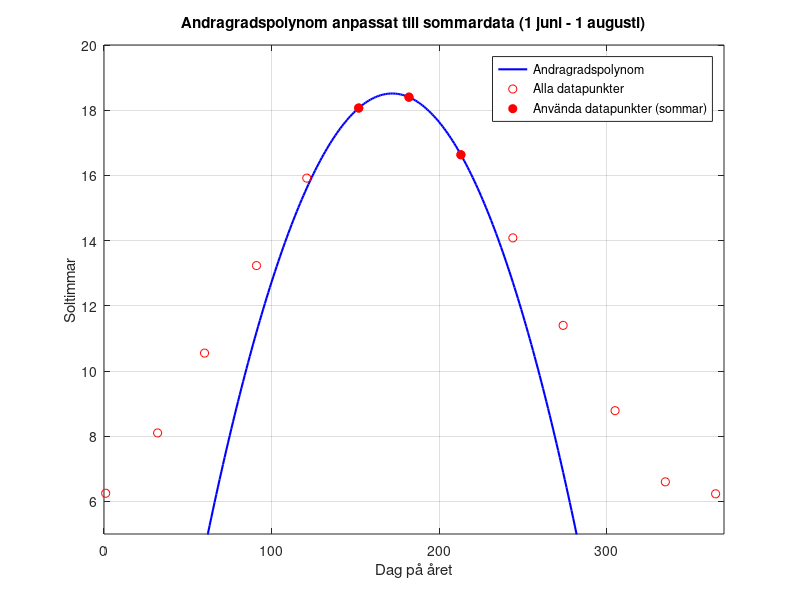

Write the MATLAB code that produced this figure.
clc, clearvars
% Definiera alla datapunkter för plottning
x_all = [1, 32, 60, 91, 121, 152, 182, 213, 244, 274, 305, 335, 365];
hours = [6, 8, 10, 13, 15, 18, 18, 16, 14, 11, 8, 6, 6];
minutes = [15, 6, 33, 14, 55, 4, 24, 38, 5, 24, 47, 36, 14];
y_all = hours + minutes/60;

% Välj ut data för juni-augusti (index 6-8 i vår data)
x_summer = x_all(6:8);  % Dagar för 1 juni, 1 juli, 1 augusti
y_summer = y_all(6:8);  % Motsvarande soltimmar

% Beräkna andragradspolynomet med bara sommardata
p = polyfit(x_summer, y_summer, 2);

% Skapa ett finare grid för plottning
x_fine = 1:1:365;

% Beräkna polynomvärden för hela året
y_quad = polyval(p, x_fine);

% Plotta resultatet
figure;
% Plotta andragradspolynomet för hela året
plot(x_fine, y_quad, 'b-', 'LineWidth', 1.5);
hold on;
% Plotta alla datapunkter
plot(x_all, y_all, 'ro', 'MarkerFaceColor', 'none');
% Markera sommarpunkterna som användes för anpassningen
plot(x_summer, y_summer, 'ro', 'MarkerFaceColor', 'r');
grid on;

xlabel('Dag på året');
ylabel('Soltimmar');
title('Andragradspolynom anpassat till sommardata (1 juni - 1 augusti)');
legend('Andragradspolynom', 'Alla datapunkter', 'Använda datapunkter (sommar)');

% Snygga till plotten
axis([0 370 5 20]);

% Visa polynomets koefficienter
fprintf('Andragradspolynomet är: y = %.6fx² + %.6fx + %.6f\n', p(1), p(2), p(3));